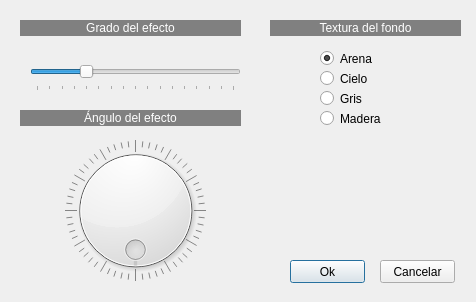
<?xml version="1.0" encoding="UTF-8"?>
<ui version="4.0">
 <class>Bajorrelieve</class>
 <widget class="QDialog" name="Bajorrelieve">
  <property name="geometry">
   <rect>
    <x>0</x>
    <y>0</y>
    <width>476</width>
    <height>302</height>
   </rect>
  </property>
  <property name="windowTitle">
   <string>Efecto de bajorrelieve</string>
  </property>
  <widget class="QSlider" name="horizontalSlider">
   <property name="geometry">
    <rect>
     <x>30</x>
     <y>60</y>
     <width>211</width>
     <height>31</height>
    </rect>
   </property>
   <property name="maximum">
    <number>400</number>
   </property>
   <property name="value">
    <number>100</number>
   </property>
   <property name="orientation">
    <enum>Qt::Horizontal</enum>
   </property>
   <property name="tickPosition">
    <enum>QSlider::TicksBelow</enum>
   </property>
   <property name="tickInterval">
    <number>25</number>
   </property>
  </widget>
  <widget class="QDial" name="dial">
   <property name="geometry">
    <rect>
     <x>50</x>
     <y>140</y>
     <width>171</width>
     <height>141</height>
    </rect>
   </property>
   <property name="maximum">
    <number>360</number>
   </property>
   <property name="wrapping">
    <bool>true</bool>
   </property>
   <property name="notchTarget">
    <double>6.000000000000000</double>
   </property>
   <property name="notchesVisible">
    <bool>true</bool>
   </property>
  </widget>
  <widget class="QRadioButton" name="radioButton">
   <property name="geometry">
    <rect>
     <x>320</x>
     <y>50</y>
     <width>82</width>
     <height>17</height>
    </rect>
   </property>
   <property name="text">
    <string>Arena</string>
   </property>
   <property name="checked">
    <bool>true</bool>
   </property>
  </widget>
  <widget class="QRadioButton" name="radioButton_2">
   <property name="geometry">
    <rect>
     <x>320</x>
     <y>70</y>
     <width>82</width>
     <height>17</height>
    </rect>
   </property>
   <property name="text">
    <string>Cielo</string>
   </property>
  </widget>
  <widget class="QRadioButton" name="radioButton_3">
   <property name="geometry">
    <rect>
     <x>320</x>
     <y>90</y>
     <width>82</width>
     <height>17</height>
    </rect>
   </property>
   <property name="text">
    <string>Gris</string>
   </property>
  </widget>
  <widget class="QRadioButton" name="radioButton_4">
   <property name="geometry">
    <rect>
     <x>320</x>
     <y>110</y>
     <width>82</width>
     <height>17</height>
    </rect>
   </property>
   <property name="text">
    <string>Madera</string>
   </property>
  </widget>
  <widget class="QLabel" name="label">
   <property name="geometry">
    <rect>
     <x>20</x>
     <y>20</y>
     <width>221</width>
     <height>16</height>
    </rect>
   </property>
   <property name="styleSheet">
    <string notr="true">background-color: rgb(128, 128, 128);
color: rgb(255, 255, 255);</string>
   </property>
   <property name="text">
    <string>Grado del efecto</string>
   </property>
   <property name="alignment">
    <set>Qt::AlignCenter</set>
   </property>
  </widget>
  <widget class="QLabel" name="label_2">
   <property name="geometry">
    <rect>
     <x>20</x>
     <y>110</y>
     <width>221</width>
     <height>16</height>
    </rect>
   </property>
   <property name="styleSheet">
    <string notr="true">background-color: rgb(128, 128, 128);
color: rgb(255, 255, 255);</string>
   </property>
   <property name="text">
    <string>Ángulo del efecto</string>
   </property>
   <property name="alignment">
    <set>Qt::AlignCenter</set>
   </property>
  </widget>
  <widget class="QPushButton" name="pushButton">
   <property name="geometry">
    <rect>
     <x>290</x>
     <y>260</y>
     <width>75</width>
     <height>23</height>
    </rect>
   </property>
   <property name="text">
    <string>Ok</string>
   </property>
  </widget>
  <widget class="QPushButton" name="pushButton_2">
   <property name="geometry">
    <rect>
     <x>380</x>
     <y>260</y>
     <width>75</width>
     <height>23</height>
    </rect>
   </property>
   <property name="text">
    <string>Cancelar</string>
   </property>
  </widget>
  <widget class="QLabel" name="label_3">
   <property name="geometry">
    <rect>
     <x>270</x>
     <y>20</y>
     <width>191</width>
     <height>16</height>
    </rect>
   </property>
   <property name="styleSheet">
    <string notr="true">background-color: rgb(128, 128, 128);
color: rgb(255, 255, 255);</string>
   </property>
   <property name="text">
    <string>Textura del fondo</string>
   </property>
   <property name="alignment">
    <set>Qt::AlignCenter</set>
   </property>
  </widget>
 </widget>
 <resources/>
 <connections/>
</ui>
